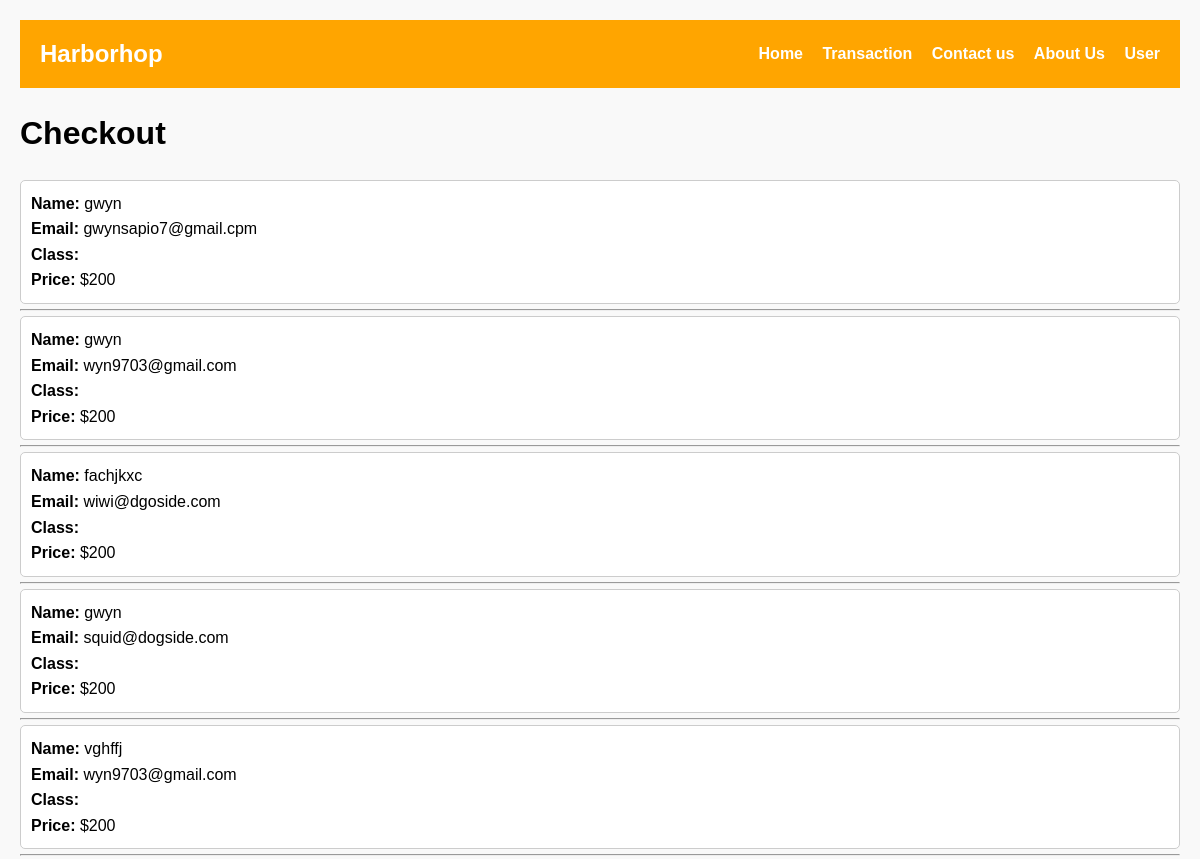
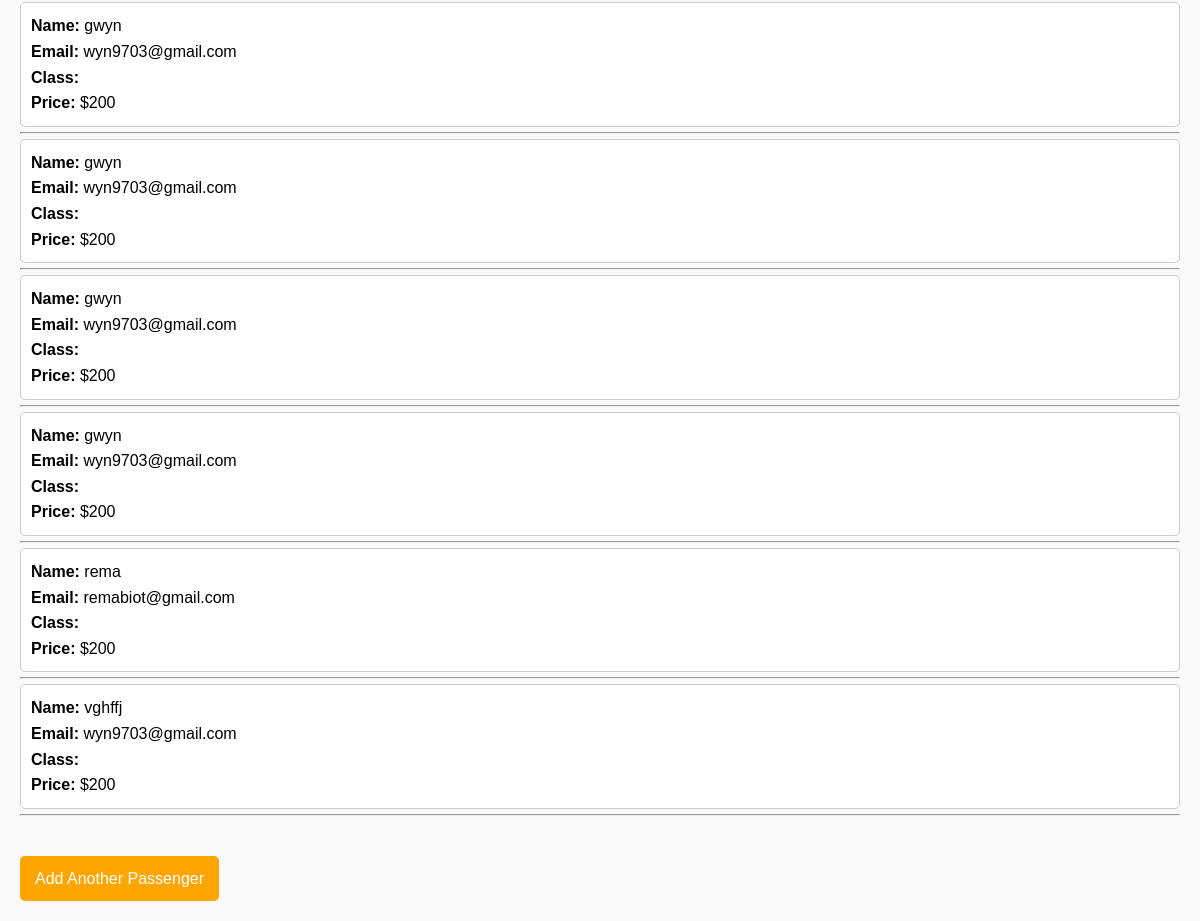
The app's page /checkout/ with its own data (2 pictures, top to bottom).
### booking_flow/models.py (models this page shows, shortened)
class Passenger(models.Model):
    name = models.CharField(max_length=100)
    gender = models.CharField(max_length=10, null=True, blank=True)
    date_of_birth = models.DateField(null=True, blank=True)  # No default, should be filled by user
    address = models.CharField(max_length=255)
    email = models.EmailField()
    phone_number = models.CharField(max_length=15)
    class_type = models.CharField(max_length=20, null=True, blank=True)  # Make it nullable
    price = models.DecimalField(max_digits=10, decimal_places=2, null=True, blank=True)  # Make it nullable
    additional_name = models.CharField(max_length=100, blank=True, null=True)
    additional_gender = models.CharField(max_length=10, blank=True, null=True)
    additional_date_of_birth = models.DateField(blank=True, null=True)
    additional_address = models.CharField(max_length=255, blank=True, null=True)
    additional_email = models.EmailField(blank=True, null=True)
    additional_phone = models.CharField(max_length=15, blank=True, null=True)
    additional_class_type = models.CharField(max_length=20, null=True, blank=True)  # Make it nullable
    additional_price = models.DecimalField(max_digits=10, decimal_places=2, null=True, blank=True)  # Make it nullable

### booking_flow/views.py (the view)
# urls.py: path('checkout/', checkout, name='checkout'),
def checkout(request):
    passengers = Passenger.objects.all()  # Get all passengers for checkout
    return render(request, 'booking_flow/checkout.html', {'passengers': passengers})

### booking_flow/templates/booking_flow/checkout.html (shortened to what this page needs)
<!DOCTYPE html>
<html lang="en">
<head>
    {% load static %}
</head>
<body>
    <header>
        <div class="logo">Harborhop</div>
        <nav>
            <a href="{% url 'home' %}">Home</a>
            <a href="{% url 'checkout' %}">Transaction</a>
            <a href="#">Contact us</a>
            <a href="{% url 'about' %}">About Us</a>
            <a href="#">User</a>
        </nav>
    </header>
    <h1>Checkout</h1>
    <ul>
        {% for passenger in passengers %}
            <li>
                <strong>Name:</strong> {{ passenger.name }} <br>
                <strong>Email:</strong> {{ passenger.email }} <br>
                <strong>Class:</strong> {{ passenger.class }} <br>
                <strong>Price:</strong>
                {% if passenger.class == "economy" %}
                    $100
                {% else %}
                    $200
                {% endif %}
            </li>
            <hr>
        {% endfor %}
    </ul>
    <a href="{% url 'add_passenger' %}" class="back">Add Another Passenger</a>
</body>
</html>

### booking_flow/templates/booking_flow/checkout.html (style rules this page uses)
* { box-sizing: border-box; margin: 0; padding: 0; }
body { font-family: Arial, sans-serif; line-height: 1.6; background-color: #f9f9f9; padding: 20px; }
header { background-color: orange; color: white; padding: 15px 20px; display: flex; justify-content: space-between; align-items: center; }
header .logo { font-weight: bold; font-size: 1.5em; }
nav a { color: white; text-decoration: none; margin-left: 15px; font-weight: bold; }
h1 { margin: 20px 0; }
ul { list-style-type: none; margin: 20px 0; padding: 0; }
ul li { background-color: #fff; padding: 10px; margin: 5px 0; border: 1px solid #ccc; border-radius: 5px; }
a.back { display: inline-block; margin-top: 20px; padding: 10px 15px; background-color: orange; color: white; text-decoration: none; border-radius: 5px; }

### records on screen
Passenger: name "gwyn", email "gwynsapio7@gmail.cpm"
Passenger: name "gwyn", email "wyn9703@gmail.com"
Passenger: name "fachjkxc", email "wiwi@dgoside.com"
Passenger: name "gwyn", email "squid@dogside.com"
Passenger: name "vghffj", email "wyn9703@gmail.com"
Passenger: name "gwyn", email "wyn9703@gmail.com"
Passenger: name "gwyn", email "wyn9703@gmail.com"
Passenger: name "gwyn", email "wyn9703@gmail.com"
Passenger: name "gwyn", email "wyn9703@gmail.com"
Passenger: name "rema", email "remabiot@gmail.com"
Passenger: name "vghffj", email "wyn9703@gmail.com"
